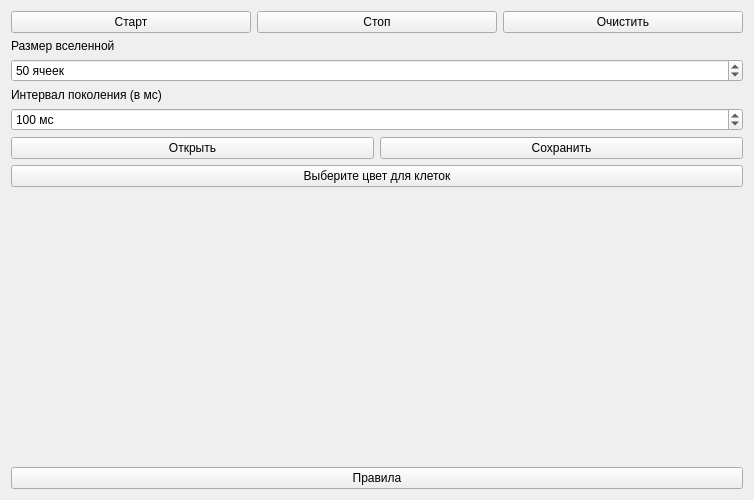
<?xml version="1.0" encoding="UTF-8"?>
<ui version="4.0">
 <class>MainWindow</class>
 <widget class="QMainWindow" name="MainWindow">
  <property name="geometry">
   <rect>
    <x>0</x>
    <y>0</y>
    <width>754</width>
    <height>500</height>
   </rect>
  </property>
  <widget class="QWidget" name="centralWidget">
   <layout class="QHBoxLayout" name="horizontalLayout">
    <item>
     <layout class="QHBoxLayout" name="mainLayout">
      <item>
       <layout class="QVBoxLayout" name="gameLayout">
        <property name="sizeConstraint">
         <enum>QLayout::SetDefaultConstraint</enum>
        </property>
       </layout>
      </item>
      <item>
       <layout class="QVBoxLayout" name="setLayout">
        <item>
         <layout class="QHBoxLayout" name="controlLayout">
          <item>
           <widget class="QPushButton" name="startButton">
            <property name="text">
             <string>Старт</string>
            </property>
           </widget>
          </item>
          <item>
           <widget class="QPushButton" name="stopButton">
            <property name="text">
             <string>Стоп</string>
            </property>
           </widget>
          </item>
          <item>
           <widget class="QPushButton" name="clearButton">
            <property name="text">
             <string>Очистить</string>
            </property>
           </widget>
          </item>
         </layout>
        </item>
        <item>
         <widget class="QLabel" name="label">
          <property name="text">
           <string>Размер вселенной</string>
          </property>
         </widget>
        </item>
        <item>
         <widget class="QSpinBox" name="cellsControl">
          <property name="suffix">
           <string> ячеек</string>
          </property>
          <property name="minimum">
           <number>10</number>
          </property>
          <property name="maximum">
           <number>400</number>
          </property>
          <property name="value">
           <number>50</number>
          </property>
         </widget>
        </item>
        <item>
         <widget class="QLabel" name="label2">
          <property name="text">
           <string>Интервал поколения (в мс)</string>
          </property>
         </widget>
        </item>
        <item>
         <widget class="QSpinBox" name="iterInterval">
          <property name="suffix">
           <string> мс</string>
          </property>
          <property name="minimum">
           <number>50</number>
          </property>
          <property name="maximum">
           <number>100000</number>
          </property>
          <property name="singleStep">
           <number>10</number>
          </property>
          <property name="value">
           <number>100</number>
          </property>
         </widget>
        </item>
        <item>
         <layout class="QHBoxLayout" name="fileLayout">
          <item>
           <widget class="QPushButton" name="loadButton">
            <property name="text">
             <string>Открыть</string>
            </property>
           </widget>
          </item>
          <item>
           <widget class="QPushButton" name="saveButton">
            <property name="text">
             <string>Сохранить</string>
            </property>
           </widget>
          </item>
         </layout>
        </item>
        <item>
         <widget class="QPushButton" name="colorButton">
          <property name="text">
           <string>Выберите цвет для клеток</string>
          </property>
         </widget>
        </item>
        <item>
         <spacer name="verticalSpacer">
          <property name="orientation">
           <enum>Qt::Vertical</enum>
          </property>
          <property name="sizeHint" stdset="0">
           <size>
            <width>20</width>
            <height>40</height>
           </size>
          </property>
         </spacer>
        </item>
        <item>
         <widget class="QPushButton" name="rulesButton">
          <property name="text">
           <string>Правила</string>
          </property>
         </widget>
        </item>
       </layout>
      </item>
     </layout>
    </item>
   </layout>
  </widget>
 </widget>
 <layoutdefault spacing="6" margin="11"/>
 <resources/>
 <connections/>
</ui>
